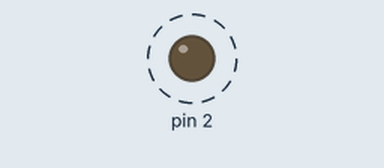
This sketch was run on a simulated Arduino Uno, built with avr-gcc and run on an emulated ATmega328P. Shown: output pins drawn as LEDs (lit = HIGH). Dashed ring = blinking.

Above: at 0.2 s.
Timing chart, 0 to 3.0 s (numbered marks = the images above):
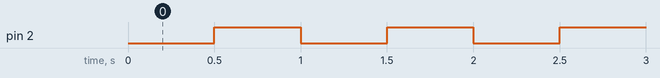

Measured:
- by itself, pin 2: alternates HIGH for 0.50 s and LOW for 0.50 s

The sketch:

OneBitCounter.ino.ino
```cpp
void setup() {
  pinMode(2,OUTPUT);

  digitalWrite(2,LOW);
}

void loop() {
  delay(500);
  digitalWrite(2,HIGH);
  delay(500);
  digitalWrite(2,LOW);

}
```
